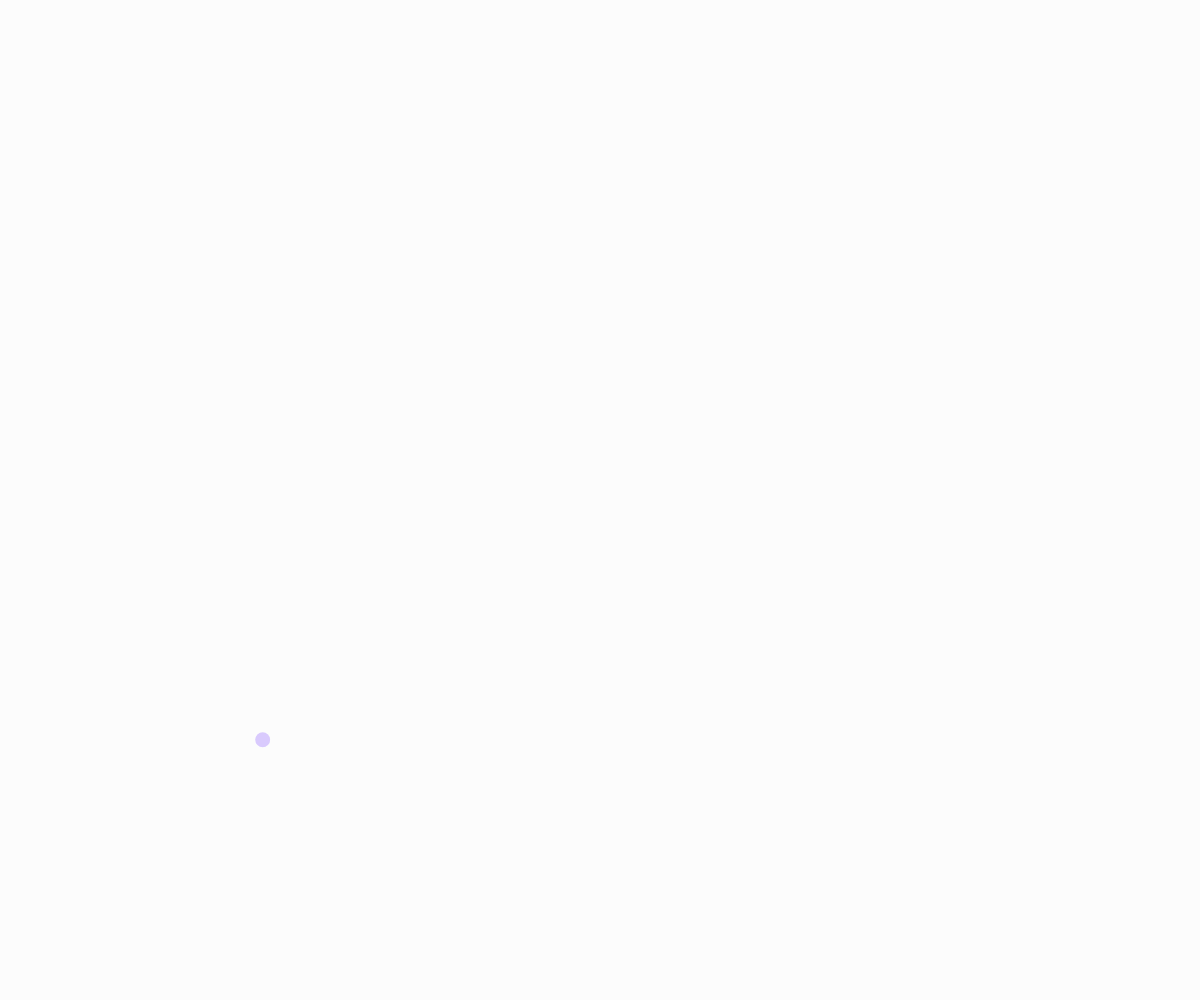
Frame 1 (no input)
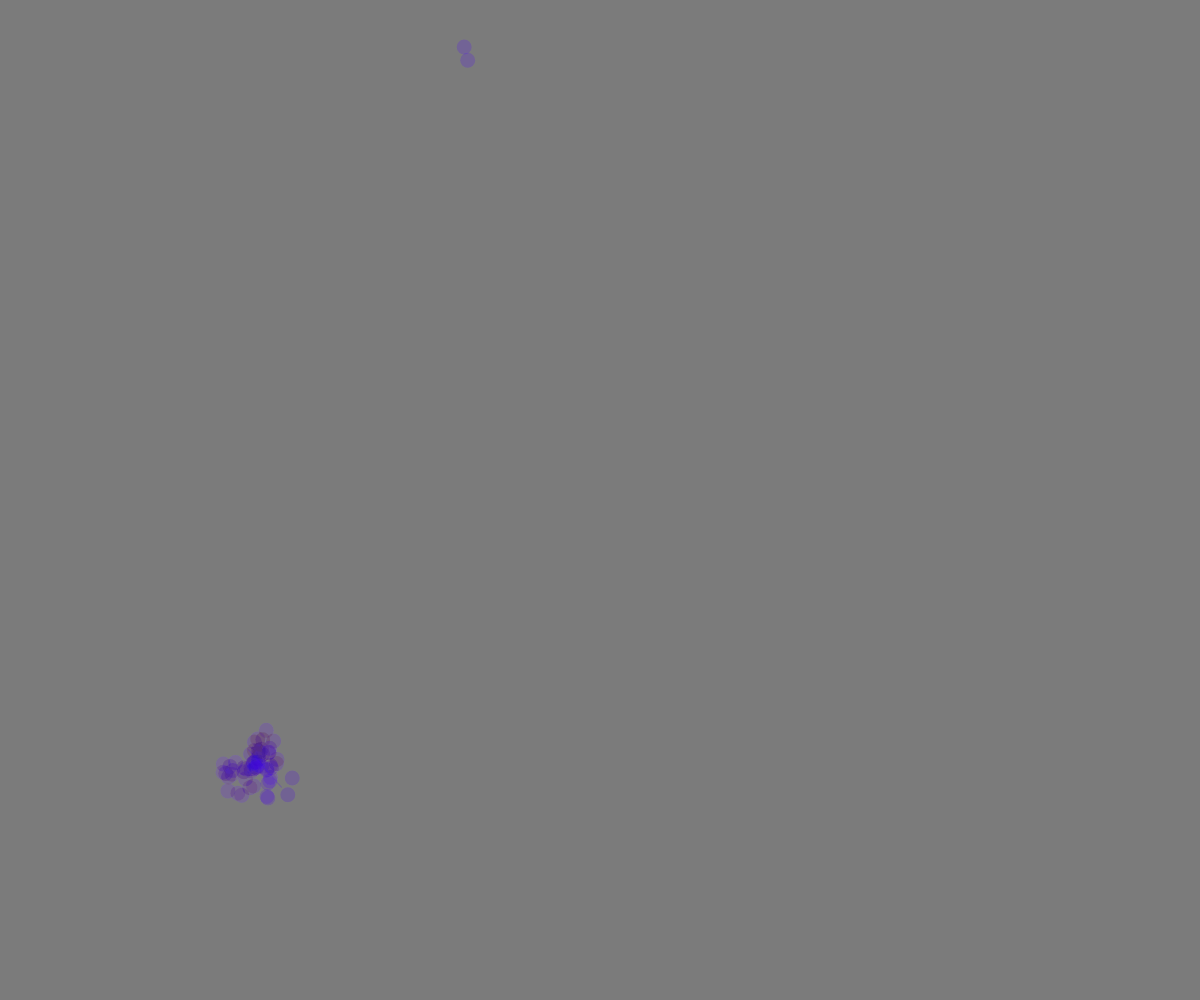
Frame 60 (no input)
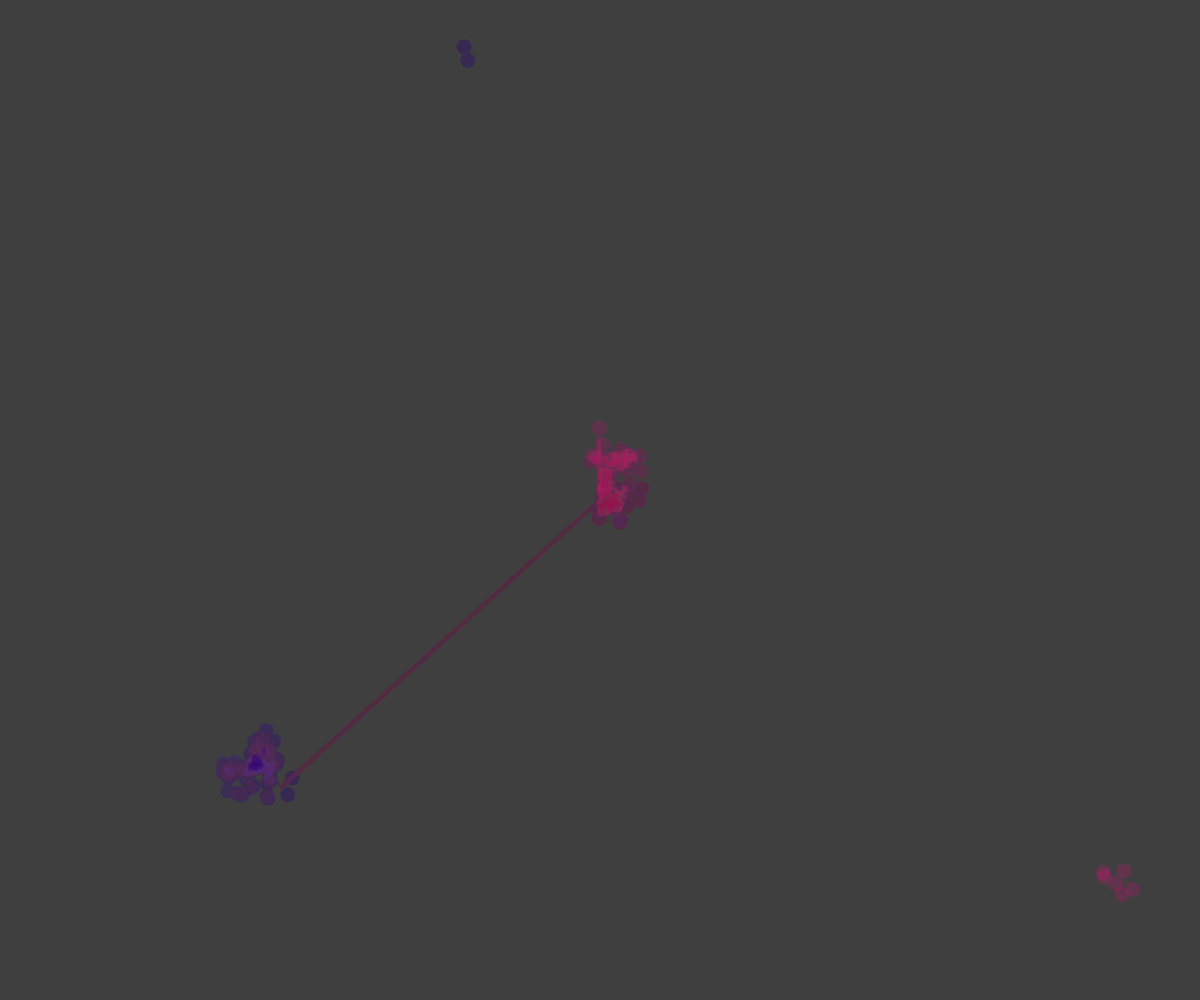
Frame 120 (the mouse pressed at the canvas centre since frame 60)

The p5.js sketch that drew these frames (run headless with seeded random() and noise() and a simulated clock; from frame 60 on, the mouse is pressed at the canvas centre):

// p5.js sketch
// ── sketch.js
let posX, posY;
let startX, startY;
let maxRadius = 60
let KreisD = 15
let wirt;
let punkt1, punkt2;
let multidist
let t = 20 // transparenz 
let newColor
let zähler = {}
let timer = 0

let alleFormen = [];
let animationLäuft = true;




function setup() {
  createCanvas(windowWidth, windowHeight);


  colorMode(HSB, 360, 100, 100, 100)
  newColor = color(random(0, 360), 100, 100, t);
  //blendMode(SCREEN);

  // Ersten Wirt poition
  startX = random(width);
  startY = random(height);
  posX = startX;
  posY = startY;

  // Punkte für Linie bestimmen
  punkt1 = createVector(posX, posY);
  punkt2 = createVector(posX, posY);


  //background(0, 0, 0, 95)



}

function draw() {
  background(0, 1)


  //background(0, 10)


       if (timer > 0) {
    timer--;
    // Timer läuft - behalte multidist = 100
  } else {
    // Timer abgelaufen - zurück auf normal
    multidist = 10;
   strokeWeight(random(0.5, 5));
  }


  // ohne click Schlaufe
  posX += random(-10, 10);
  posY += random(-10, 10);
  wirt = createVector(posX, posY);
  wirt.add(p5.Vector.random2D().mult(multidist));

  //test, ob an der zielposition wirt.x, wirt.y bereits Farbe liegt und welche
let c = get(wirt.x, wirt.y);
let rotkanal = red(c);
let gruenkanal = green(c);
let blaukanal = blue(c);

// // Prüfen: alle Kanäle gleich UND < 50
// let transparenz = (rotkanal === gruenkanal && gruenkanal === blaukanal && rotkanal > 100);

// if (transparenz) {
//   // Pixel ist dunkel → neue Farbe setzen
//   newColor = color(random(0, 360), 100, 100, t);
// }


let key = int(wirt.x / 50) + "," + int(wirt.y / 50);
if (!zähler[key]) zähler[key] = 0;
zähler[key]++;

if (zähler[key] > 50) { 
  newColor = color(random(0,360), 100,100,t);
  zähler[key] = 0;
}
console.log (zähler)
fill(newColor);
stroke(newColor);





  // Distanz vom aktuellen Nullpunkt berechnen
  let distanceFromStart = dist(wirt.x, wirt.y, startX, startY);

  // Wenn Radius größer als maxRadius, neuen Wirt erstellen
 if (distanceFromStart > maxRadius) {
    punkt1 = punkt2.copy();
    punkt2 = createVector(posX, posY);

    // Linie zeichnen ZUERST
    stroke(newColor);
    strokeWeight(random(0.5, 5));
    line(punkt1.x, punkt1.y, punkt2.x, punkt2.y);

    // DANN neuen Wirt erstellen
    startX = random(width);
    startY = random(height);
    posX = startX;
    posY = startY;


  }

  // Wirt zeichnen
  noStroke();
  fill(newColor);

  if (mouseX > width / 2) {
    // Maus auf der rechten Seite → Dreieck
    triangle(
      wirt.x, wirt.y - 10,
      wirt.x - 10, wirt.y + 10,
      wirt.x + 10, wirt.y + 10);
  } else {
    // Maus auf der linken Seite = Kreis
    circle(wirt.x, wirt.y, KreisD);
  }



}

// Wird bei jedem Mausklick ausgeführt


function mousePressed() {

  //zähler++

  // NUR JEDES 5. MAL NEUE FARBE
  // if (zähler % 5 == 0) {
  //   newColor = color(random(0, 360), 100, 100, t);
  // }
  newColor = color(random(0, 360), 100, 100, t);

  // Linie vom letzten Punkt zur Mausposition zeichnen
  punkt1 = punkt2.copy();
  punkt2 = createVector(mouseX, mouseY);
  fill(newColor);
  stroke(newColor);
  strokeWeight(random(0.5, 5));
  line(punkt1.x, punkt1.y, punkt2.x, punkt2.y);

  // Neuen Wirt an Mausposition erstellen
  startX = mouseX;
  startY = mouseY;
  posX = startX;
  posY = startY;


}


//wird bei doppelklick ausgeführt


function doubleClicked (){
   multidist = 100;
  timer = 15;
  strokeWeight(random(7, 10));
}
